Frame 1 (no input): blank canvas, image omitted
Frame 60 (no input): blank canvas, image omitted
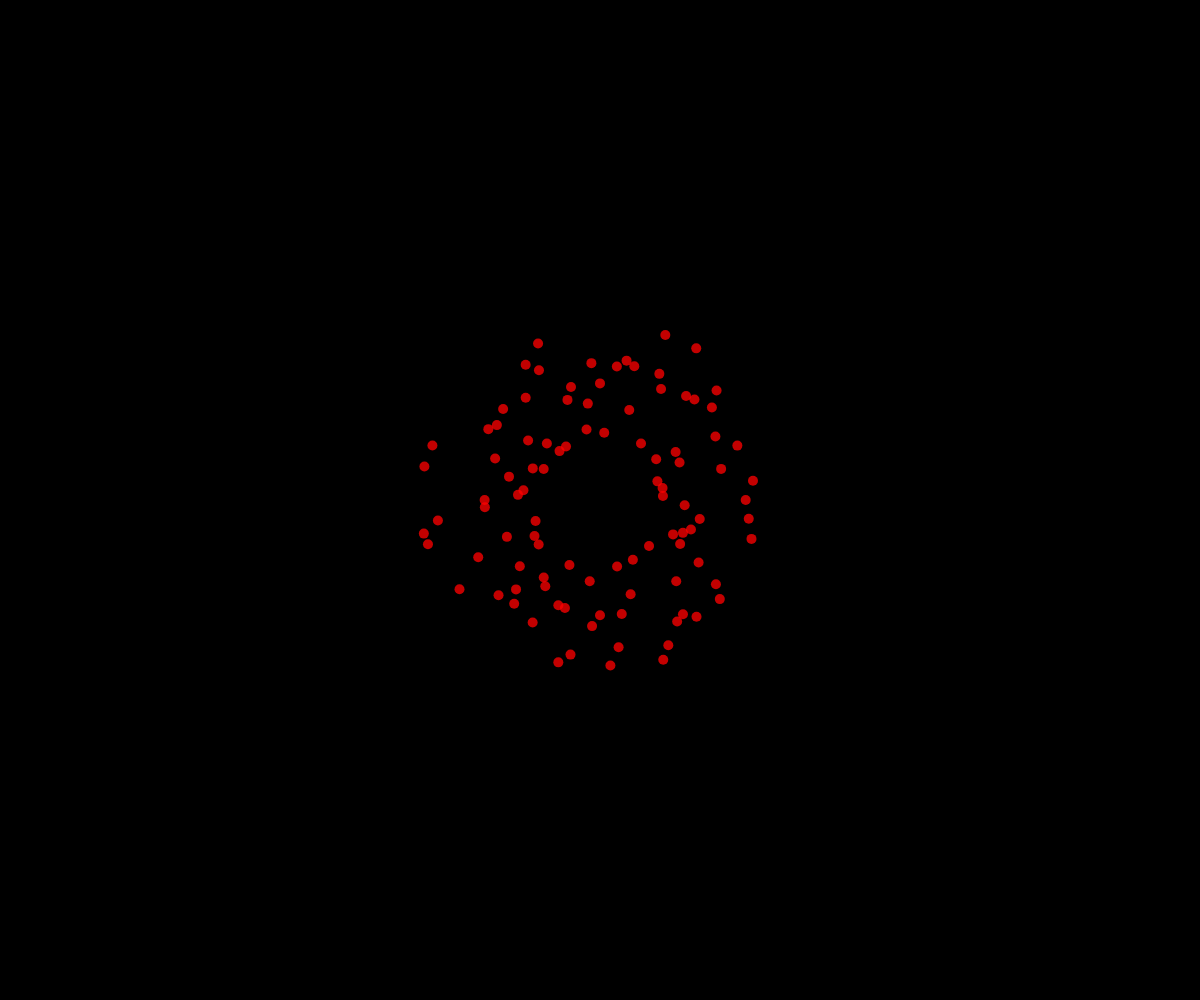
Frame 120 (the mouse pressed at the canvas centre since frame 60)

The p5.js sketch whose frames 1 and 60 were blank and that drew this single picture after the mouse press (run headless with seeded random() and noise() and a simulated clock; from frame 60 on, the mouse is pressed at the canvas centre):

// p5.js sketch
// ── sketch.js
// Fireworks Demo

let fireworks = [];

function setup() {
  createCanvas(windowWidth, windowHeight);
}

function draw() {
  background("black");

  for (let i=fireworks.length-1; i>=0; i--) {
    if (fireworks[i].isDead()) {
      //remove it from the array
      fireworks.splice(i, 1);
    }
    else {
      fireworks[i].update();
      fireworks[i].display();
    }
  }
}

function mousePressed() {
  angleMode(DEGREES);
  let numberOfFireworks = 100;
  for (let i=0; i<numberOfFireworks; i++) {
    let scalar = random(1, 3);
    let dx = cos(i*360/numberOfFireworks) * scalar;
    let dy = sin(i*360/numberOfFireworks) * scalar;
    let someParticle = new Particle(mouseX, mouseY, dx, dy);
    fireworks.push(someParticle);
  }
}

class Particle {
  constructor(x, y, dx, dy) {
    this.x = x;
    this.y = y;
    this.size = 10;
    this.dx = dx;
    this.dy = dy;
    this.alpha = 255;
    this.color = color(255, 0, 0, this.alpha);
  }

  display() {
    noStroke();
    this.color = color(255, 0, 0, this.alpha);
    fill(this.color);
    circle(this.x, this.y, this.size);
  }

  update() {
    this.x += this.dx;
    this.y += this.dy;
    this.alpha--;
  }

  isDead() {
    return this.alpha <= 0;
  }
}
